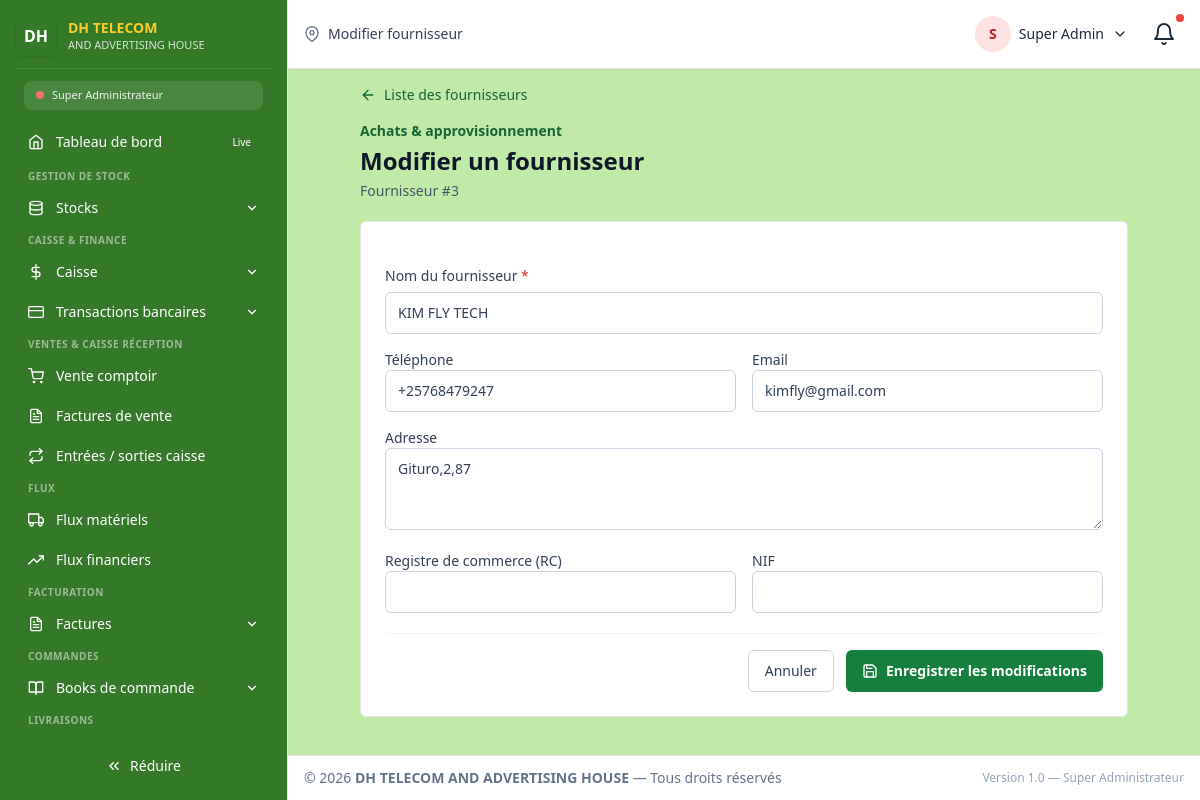
Screenshot of /super_admin/fournisseurs/modifier?id=3 (signed in) with the database file from the repository.
### tables this page shows
CREATE TABLE `users` (
  `id` int(100) NOT NULL,
  `profil` varchar(255) NOT NULL DEFAULT '',
  `user_name` varchar(255) NOT NULL,
  `password` varchar(255) NOT NULL COMMENT 'bcrypt hash',
  `secret_code` varchar(255) DEFAULT NULL,
  `category` varchar(100) DEFAULT NULL COMMENT 'Réf cat_users.category',
  `f_name` varchar(100) DEFAULT NULL,
  `l_name` varchar(100) DEFAULT NULL,
  `telephone` varchar(100) DEFAULT NULL,
  `email` varchar(100) DEFAULT NULL,
  `adress` varchar(100) NOT NULL DEFAULT '',
  `level` varchar(100) NOT NULL DEFAULT '',
  `salary` decimal(10,0) NOT NULL DEFAULT 0,
  `status` varchar(100) NOT NULL DEFAULT 'Disponible',
  `session_id` varchar(1000) NOT NULL DEFAULT '',
  `admission` date NOT NULL DEFAULT curdate(),
  `reset_token` varchar(255) DEFAULT NULL,
  `token_expiry` datetime DEFAULT current_timestamp(),
  `jwt_secret` varchar(255) DEFAULT NULL COMMENT 'Secret personnel pour JWT',
  `last_login` datetime DEFAULT NULL,
  `failed_attempts` int(11) DEFAULT 0,
  `locked_until` datetime DEFAULT NULL,
  `created_at` timestamp NOT NULL DEFAULT current_timestamp(),
  `updated_at` timestamp NOT NULL DEFAULT current_timestamp() ON UPDATE current_timestamp()
);

CREATE TABLE `partners` (
  `id` int(100) NOT NULL,
  `name` varchar(100) NOT NULL,
  `abbr` varchar(25) DEFAULT NULL,
  `category` enum('client','fournisseur') DEFAULT 'client',
  `address` varchar(1000) NOT NULL DEFAULT '',
  `phone` varchar(255) DEFAULT NULL,
  `email` varchar(255) NOT NULL DEFAULT '',
  `portal_username` varchar(100) DEFAULT NULL,
  `portal_password` varchar(255) DEFAULT NULL COMMENT 'Hash du mot de passe du portail client',
  `RC` varchar(100) NOT NULL DEFAULT '',
  `NIF` varchar(255) NOT NULL DEFAULT '',
  `profil` varchar(100) DEFAULT NULL,
  `debt_limit` bigint(10) NOT NULL DEFAULT 0,
  `debt` bigint(10) NOT NULL DEFAULT 0,
  `status_client` enum('Nouveau','Régulier','VIP') DEFAULT 'Nouveau',
  `total_achats` bigint(15) DEFAULT 0,
  `frequence_achats` int(10) DEFAULT 0,
  `dernier_achat` date DEFAULT NULL,
  `rating` int(11) DEFAULT NULL,
  `annif` varchar(10) DEFAULT NULL COMMENT 'Format JJ-MM',
  `birthday_promo_used` date DEFAULT NULL,
  `alert_debt` tinyint(1) DEFAULT 0,
  `created_at` timestamp NOT NULL DEFAULT current_timestamp(),
  `updated_at` timestamp NOT NULL DEFAULT current_timestamp() ON UPDATE current_timestamp()
);

### dash/admin/fournisseur_edit.php (the view, shortened to what the rows shown need)
<?php
require_once __DIR__ . '/../../api/database.php';
$db = Database::getInstance();
$escape = static fn($value): string => htmlspecialchars((string) $value, ENT_QUOTES, 'UTF-8');
$supplierId = (int) ($_GET['id'] ?? $_POST['supplier_id'] ?? 0);
$supplier = $db->fetch(
    "SELECT id, name, phone, email, address, RC, NIF
     FROM partners WHERE id = ? AND category = 'fournisseur' LIMIT 1",
    [$supplierId]
);
$values = [
    'name' => (string) $supplier['name'],
    'phone' => (string) ($supplier['phone'] ?? ''),
    'email' => (string) ($supplier['email'] ?? ''),
    'address' => (string) ($supplier['address'] ?? ''),
    'RC' => (string) ($supplier['RC'] ?? ''),
    'NIF' => (string) ($supplier['NIF'] ?? ''),
];
?>
<section class="mx-auto max-w-3xl space-y-5">
    <header>
        <div class="mt-3"><h1 class="mt-1 text-2xl font-bold text-slate-900">Modifier un fournisseur</h1></div>
    </header>
    <form method="post" class="space-y-5 rounded-md border border-slate-200 bg-white p-5 sm:p-6">
        <div class="grid gap-4 sm:grid-cols-2">
            <label class="space-y-1.5 text-sm font-medium text-slate-700 sm:col-span-2">Nom du fournisseur <span class="text-red-600">*</span><input name="name" required maxlength="100" autocomplete="organization" value="<?= $escape($values['name']) ?>" class="w-full rounded-md border border-slate-300 px-3 py-2.5 font-normal focus:border-green-700 focus:outline-none focus:ring-2 focus:ring-green-700/20"></label>
            <label class="space-y-1.5 text-sm font-medium text-slate-700">Téléphone<input name="phone" maxlength="255" autocomplete="tel" value="<?= $escape($values['phone']) ?>" class="w-full rounded-md border border-slate-300 px-3 py-2.5 font-normal"></label>
            <label class="space-y-1.5 text-sm font-medium text-slate-700">Email<input type="email" name="email" maxlength="255" autocomplete="email" value="<?= $escape($values['email']) ?>" class="w-full rounded-md border border-slate-300 px-3 py-2.5 font-normal"></label>
            <label class="space-y-1.5 text-sm font-medium text-slate-700 sm:col-span-2">Adresse<textarea name="address" maxlength="1000" rows="3" autocomplete="street-address" class="w-full rounded-md border border-slate-300 px-3 py-2.5 font-normal"><?= $escape($values['address']) ?></textarea></label>
        </div>
    </form>
</section>

### dash/template/layout.php (shortened to what the rows shown need)
<?php
require_once __DIR__ . "/permissions.php";
$escName   = htmlspecialchars($user["nom_complet"] ?? "Utilisateur", ENT_QUOTES, 'UTF-8');
$roleColor = getRoleColor($user["role_system"] ?? "");
$escAvatar = !empty($user["avatar"]) ? htmlspecialchars($user["avatar"], ENT_QUOTES, 'UTF-8') : null;
            ?>
<!doctype html>
<html lang="fr">
<head>
    <script src="https://cdn.tailwindcss.com"></script>
</head>
<body class="min-h-screen bg-[#C0EBA6] text-slate-800 antialiased">
<div id="app" class="relative flex h-screen">
    <div id="mainArea" class="flex-1 flex flex-col min-h-0 ml-0 lg:ml-72 anim-smooth">
        <header class="flex items-center justify-between gap-4 px-4 py-3 border-b bg-white shadow-sm">
            <div class="flex items-center gap-3">
                <div class="relative">
                    <button id="userBtn" type="button" aria-haspopup="true" aria-expanded="false"
                            class="flex items-center gap-2 p-1 rounded hover:bg-slate-100 focus:outline-none">
                        <?php if ($escAvatar): ?>
                            <img class="h-9 w-9 rounded-full object-cover" src="<?= $escAvatar ?>" alt="<?= $escName ?>">
                        <?php else: ?>
                            <span class="inline-flex h-9 w-9 rounded-full bg-<?= $roleColor ?>-100 text-<?= $roleColor ?>-700 items-center justify-center font-semibold text-sm">
                                <?= strtoupper(substr($escName, 0, 1)) ?>
                            </span>
                        <?php endif; ?>
                        <span class="hidden sm:inline text-sm font-medium"><?= $escName ?></span>
                        <i data-feather="chevron-down" class="w-4 h-4"></i>
                    </button>
                </div>
            </div>
        </header>
        <main id="content" class="flex-1 overflow-auto p-4">
            <?php
            if (isset($content) && $content !== '') {
                echo $content;
            } else {
                echo '<div class="p-4 bg-yellow-50 text-yellow-800 rounded">Aucun contenu à afficher.</div>';
            }
            ?>
        </main>
    </div>
</div>
</body>
</html>

### rows the page displays
users: category "S", category "Super Admin"
partners: name "KIM FLY TECH", phone "+25768479247", email "kimfly@gmail.com", address "Gituro,2,87"

### other values shown
$escRole "Super Administrateur"
$item['label'] "Tableau de bord"
$item['badge']['text'] "Live"
$section['label'] "GESTION DE STOCK"
$item['label'] "Stocks"
$section['label'] "CAISSE & FINANCE"
$item['label'] "Caisse"
$item['label'] "Transactions bancaires"
$section['label'] "VENTES & CAISSE RÉCEPTION"
$item['label'] "Vente comptoir"
$item['label'] "Factures de vente"
$item['label'] "Entrées / sorties caisse"
$section['label'] "FLUX"
$item['label'] "Flux matériels"
$item['label'] "Flux financiers"
